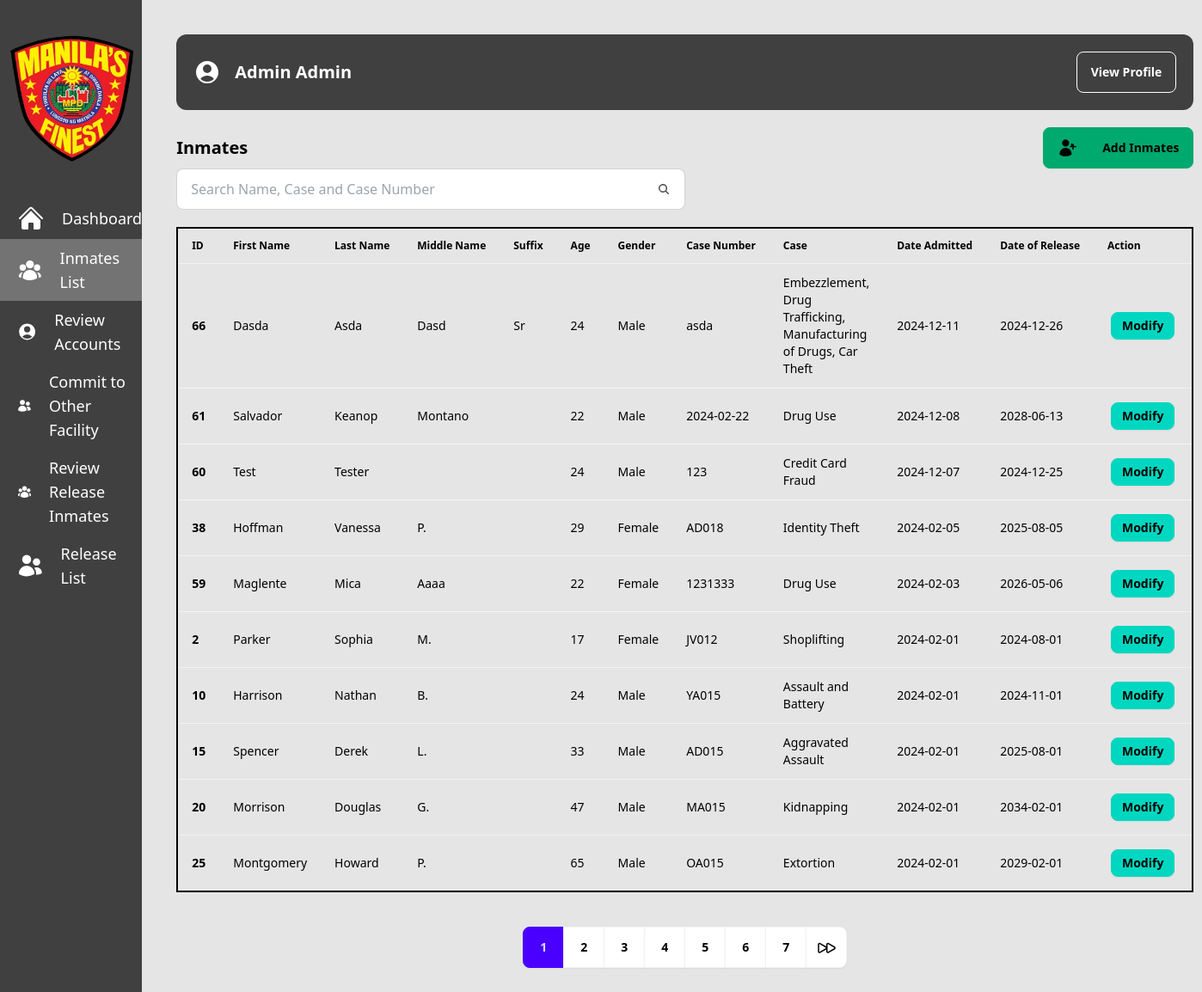
Page /inmate_admin.php (signed in) on the committed database.
### tables this page shows
CREATE TABLE `users` (
  `user_id` int(11) NOT NULL,
  `first_name` varchar(100) NOT NULL,
  `last_name` varchar(100) NOT NULL,
  `middle_name` varchar(100) DEFAULT NULL,
  `email` varchar(255) NOT NULL,
  `username` varchar(100) NOT NULL,
  `password_hashed` varchar(255) NOT NULL,
  `role` enum('Admin','User') NOT NULL,
  `verification_code` varchar(6) DEFAULT NULL,
  `status` enum('Pending','Verified','Suspended','Reviewing') DEFAULT 'Pending',
  `created_at` timestamp NOT NULL DEFAULT current_timestamp(),
  `updated_at` timestamp NOT NULL DEFAULT current_timestamp() ON UPDATE current_timestamp()
);

CREATE TABLE `inmates` (
  `id` bigint(20) UNSIGNED NOT NULL,
  `firstname` varchar(50) NOT NULL,
  `lastname` varchar(50) NOT NULL,
  `middlename` varchar(50) DEFAULT NULL,
  `gender` enum('Male','Female','Other') NOT NULL,
  `case_detail` text NOT NULL,
  `date_admitted` date DEFAULT NULL,
  `date_release` date DEFAULT NULL,
  `case_number` varchar(255) DEFAULT NULL,
  `image_path` varchar(255) DEFAULT NULL,
  `image_data_path` varchar(255) DEFAULT NULL,
  `verify_image` varchar(255) DEFAULT NULL,
  `status` enum('detained','released','reviewing','transferred') NOT NULL DEFAULT 'detained',
  `suffix` varchar(10) DEFAULT NULL,
  `birthday` date DEFAULT NULL,
  `emergency_contact` varchar(255) DEFAULT NULL,
  `arresting_officers` varchar(255) DEFAULT NULL,
  `ioc` varchar(255) DEFAULT NULL,
  `address` varchar(255) DEFAULT NULL,
  `date_time_arrested` datetime DEFAULT NULL
);

### inmate_admin.php (the view, shortened to what this page needs)
<?php
require 'controllers/db_conn.php';
$username = $_SESSION['username'];
$stmt = $conn->prepare("SELECT * FROM users WHERE username = ?");
$stmt->bind_param("s", $username);
$stmt->execute();
$result = $stmt->get_result();
if ($result->num_rows > 0) {
    $user = $result->fetch_assoc();
} else {
    echo "No user found.";
    exit;
}
?>
<!DOCTYPE html>
<html lang="en">
<head>
    <link rel="stylesheet" href="node_modules/sweetalert2/dist/sweetalert2.min.css">
    <link rel="stylesheet" href="src/output.css">
</head>
<body class="bg-neutral-200">
<div class="flex flex-row">
    <ul class="flex flex-col w-1/4 bg-neutral-700 text-white h-screen sticky top-0">
        <img src="img/police-logo.png" alt="police-logo.png" class="my-10 self-center"  style="width: 150px; height: 150px;"/>
        <li class="hover:bg-neutral-500 ">
          <a href="dashboard.php" class="flex items-center pl-5 py-2">
            <h1 class="pl-5 text-lg">Dashboard</h1>
          </a>
        </li>
            <li class="hover:bg-neutral-500 bg-neutral-500">
                <a href="inmate_admin.php" class="flex items-center pl-5 py-2">
                    <h1 class="pl-5 text-lg">Inmates List</h1>
                </a>
            </li>
        <li class="hover:bg-neutral-500">
          <a href="review_accounts.php" class="flex items-center pl-5 py-2">
            <h1 class="pl-5 text-lg">Review Accounts</h1>
          </a>
        </li>
        <li class="hover:bg-neutral-500">
            <a href="transfered_admin.php" class="flex items-center pl-5 py-2">
                <h1 class="pl-5 text-lg">Commit to Other Facility</h1>
           </a>
        </li>
        <li class="hover:bg-neutral-500">
          <a href="pendingRelease.php" class="flex items-center pl-5 py-2">
            <h1 class="pl-5 text-lg">Review Release Inmates</h1>
          </a>
        </li>
        <li class="hover:bg-neutral-500">
            <a href="release_admin.php" class="flex items-center pl-5 py-2">
            <h1 class="pl-5 text-lg">Release List</h1>
            </a>
        </li>
      </ul>
        <div class="m-10 w-full">
            <div class="flex justify-between bg-neutral-700  p-5 rounded-xl mb-5">
                <div class="flex items-center gap-4 w-auto">
                    <h2 class="text-xl font-semibold text-white">
                        <?php echo htmlspecialchars($user['first_name'] . ' ' . $user['last_name']); ?>
                    </h2>
                </div>
                <div class="flex items-center gap-4">
                    <button class="btn btn-outline btn-neutral text-white" onclick="profile.showModal()">
                        View Profile
                    </button>
                </div>
            </div>
            <div class="text-black">
                <div class="flex items-center justify-between">
                    <p class="font-semibold text-xl">Inmates</p>
                    <button class="btn btn-success" onclick="addInmate.showModal()">
                        <h1 class="pl-5">Add Inmates</h1>
                    </button>
                </div>
                <label class="input input-bordered flex items-center bg-white gap-2 mb-5 w-1/2">
                <input type="text" id="searchInput" class="grow" placeholder="Search Name, Case and Case Number" oninput="searchInmates()" />
                    <svg
                        xmlns="http://www.w3.org/2000/svg"
                        viewBox="0 0 16 16"
                        fill="currentColor"
                        class="h-4 w-4 opacity-70">
                        <path
                        fill-rule="evenodd"
                        d="M9.965 11.026a5 5 0 1 1 1.06-1.06l2.755 2.754a.75.75 0 1 1-1.06 1.06l-2.755-2.754ZM10.5 7a3.5 3.5 0 1 1-7 0 3.5 3.5 0 0 1 7 0Z"
                        clip-rule="evenodd" />
                    </svg>
                </label>
                <table class="table border-2 border-black">
                  <thead>
                    <tr class="text-black text-md">
                      <th>ID</th>
                      <th>First Name</th>
                      <th>Last Name</th>
                      <th>Middle Name</th>
                      <th>Suffix</th>
                      <th>Age</th>
                      <th>Gender</th>
                      <th>Case Number</th>
                      <th>Case</th>
                      <th>Date Admitted</th>
                      <th>Date of Release</th>
                      <th>Action</th>
                    </tr>
                  </thead>
                  <tbody>
                        <?php
                        require 'controllers/db_conn.php';
                        $limit = 10;
                        $page = isset($_GET['page']) ? (int)$_GET['page'] : 1;
                        $start = ($page - 1) * $limit;
                        $total_results = $conn->query("SELECT COUNT(*) AS count FROM inmates")->fetch_assoc()['count'];
                        $total_pages = ceil($total_results / $limit);
                        $result = $conn->query("
                            SELECT
                                *,
                                TIMESTAMPDIFF(YEAR, birthday, CURDATE()) AS age
                            FROM inmates
                            WHERE status = 'detained'
                            ORDER BY date_admitted DESC
                            LIMIT $start, $limit
                        ");
                        if ($result->num_rows > 0) {
                            while($row = $result->fetch_assoc()) {
                                echo "<tr class='hover:bg-gray-300' data-id='" . $row['id'] . "'>";
                                echo "<th>{$row['id']}</th>";
                                echo "<td>{$row['lastname']}</td>";
                                echo "<td>{$row['firstname']}</td>";
                                echo "<td>{$row['middlename']}</td>";
                                echo "<td>{$row['suffix']}</td>";
                                echo "<td>" . ($row['birthday'] ? $row['age'] : 'N/A') . "</td>";
                                echo "<td>{$row['gender']}</td>";
                                echo "<td>{$row['case_number']}</td>";
                                echo "<td>{$row['case_detail']}</td>";
                                echo "<td>{$row['date_admitted']}</td>";
                                echo "<td>{$row['date_release']}</td>";
                                echo "<td>
                                        <div class='dropdown dropdown-bottom dropdown-end'>
                                            <div tabindex='0' role='button' class='btn btn-accent btn-sm m-1 text-black'>Modify</div>
                                                   <button class='btn btn-sm btn-info' onclick='viewInmatePage({$row['id']})'>
                                                    </button>
                                                    <button class='btn btn-sm btn-success' onclick='editInmate({$row['id']})'>
                                                    </button>
                                                    <button class='btn btn-sm btn-warning' onclick='confirmReview({$row['id']})'>
                                                    </button>
                                                    <button class='btn btn-sm btn-accent' onclick='transferInmate({$row['id']})'>
                                                    </button>
                                                    <button class='btn btn-sm btn-error' onclick='confirmDelete({$row['id']})'>
                                                    </button>
                                        </div>
                                    </td>";
                                echo "</tr>";
                            }
                        } else {
                            echo "<tr><td colspan='10'>No inmates found.</td></tr>";
                        }
                        ?>
                    </tbody>
                </table>
                <div class="flex justify-center">
                    <div class="join my-10">
                        <?php for ($i = 1; $i <= $total_pages; $i++): ?>
                            <input
                                class="join-item btn btn-square hover:bg-neutral-400  <?= $page == $i ? 'bg-green-400 text-white' : 'bg-white text-black' ?>"
                                type="radio"
                                name="options"
                                aria-label="<?= $i ?>"
                                value="<?= $i ?>"
                                <?= $page == $i ? 'checked="checked"' : '' ?>
                                onchange="window.location.href='?page=<?= $i ?>'" />
                        <?php endfor; ?>
                        <?php if ($page < $total_pages): ?>
                            <button
                                class="join-item btn btn-square bg-white hover:bg-neutral-400"
                                onclick="window.location.href='?page=<?= $page + 1 ?>'">
                            </button>
                        <?php endif; ?>
                    </div>
                </div>
                </div>
            </div>
        </div>
</body>
</html>

### rows in the picture
users: first_name+last_name "Admin Admin"
inmates: id "66", lastname "Dasda", firstname "Asda", middlename "Dasd", suffix "Sr", age "24", gender "Male", case_number "asda", case_detail "Embezzlement, Drug Trafficking, Manufacturing of Drugs, Car Theft", date_admitted "2024-12-11", date_release "2024-12-26"
inmates: id "61", lastname "Salvador", firstname "Keanop", middlename "Montano", age "22", gender "Male", case_number "2024-02-22", case_detail "Drug Use", date_admitted "2024-12-08", date_release "2028-06-13"
inmates: id "60", lastname "Test", firstname "Tester", age "24", gender "Male", case_number "123", case_detail "Credit Card Fraud", date_admitted "2024-12-07", date_release "2024-12-25"
inmates: id "38", lastname "Hoffman", firstname "Vanessa", middlename "P.", age "29", gender "Female", case_number "AD018", case_detail "Identity Theft", date_admitted "2024-02-05", date_release "2025-08-05"
inmates: id "59", lastname "Maglente", firstname "Mica", middlename "Aaaa", age "22", gender "Female", case_number "1231333", case_detail "Drug Use", date_admitted "2024-02-03", date_release "2026-05-06"
inmates: id "2", lastname "Parker", firstname "Sophia", middlename "M.", age "17", gender "Female", case_number "JV012", case_detail "Shoplifting", date_admitted "2024-02-01", date_release "2024-08-01"
inmates: id "10", lastname "Harrison", firstname "Nathan", middlename "B.", age "24", gender "Male", case_number "YA015", case_detail "Assault and Battery", date_admitted "2024-02-01", date_release "2024-11-01"
inmates: id "15", lastname "Spencer", firstname "Derek", middlename "L.", age "33", gender "Male", case_number "AD015", case_detail "Aggravated Assault", date_admitted "2024-02-01", date_release "2025-08-01"
inmates: id "20", lastname "Morrison", firstname "Douglas", middlename "G.", age "47", gender "Male", case_number "MA015", case_detail "Kidnapping", date_admitted "2024-02-01", date_release "2034-02-01"
inmates: id "25", lastname "Montgomery", firstname "Howard", middlename "P.", age "65", gender "Male", case_number "OA015", case_detail "Extortion", date_admitted "2024-02-01", date_release "2029-02-01"
